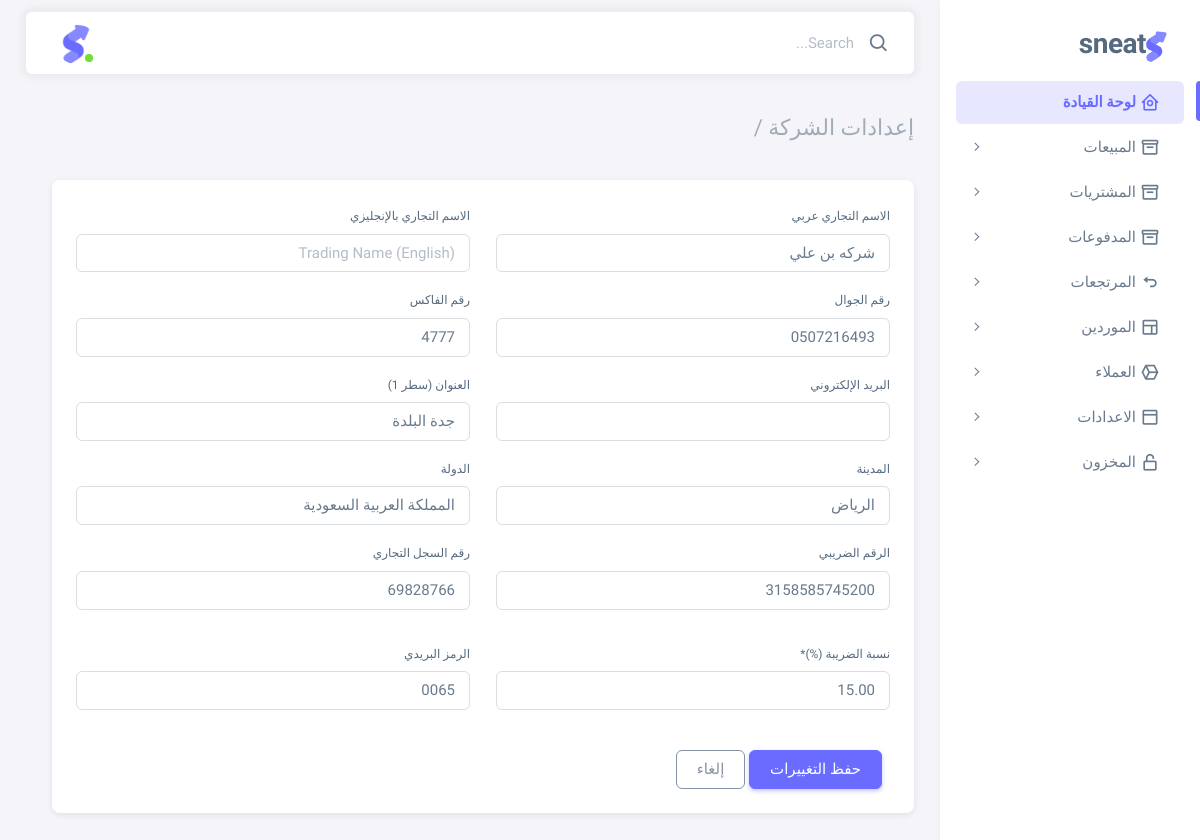
The app's page /company-settings/, older data.
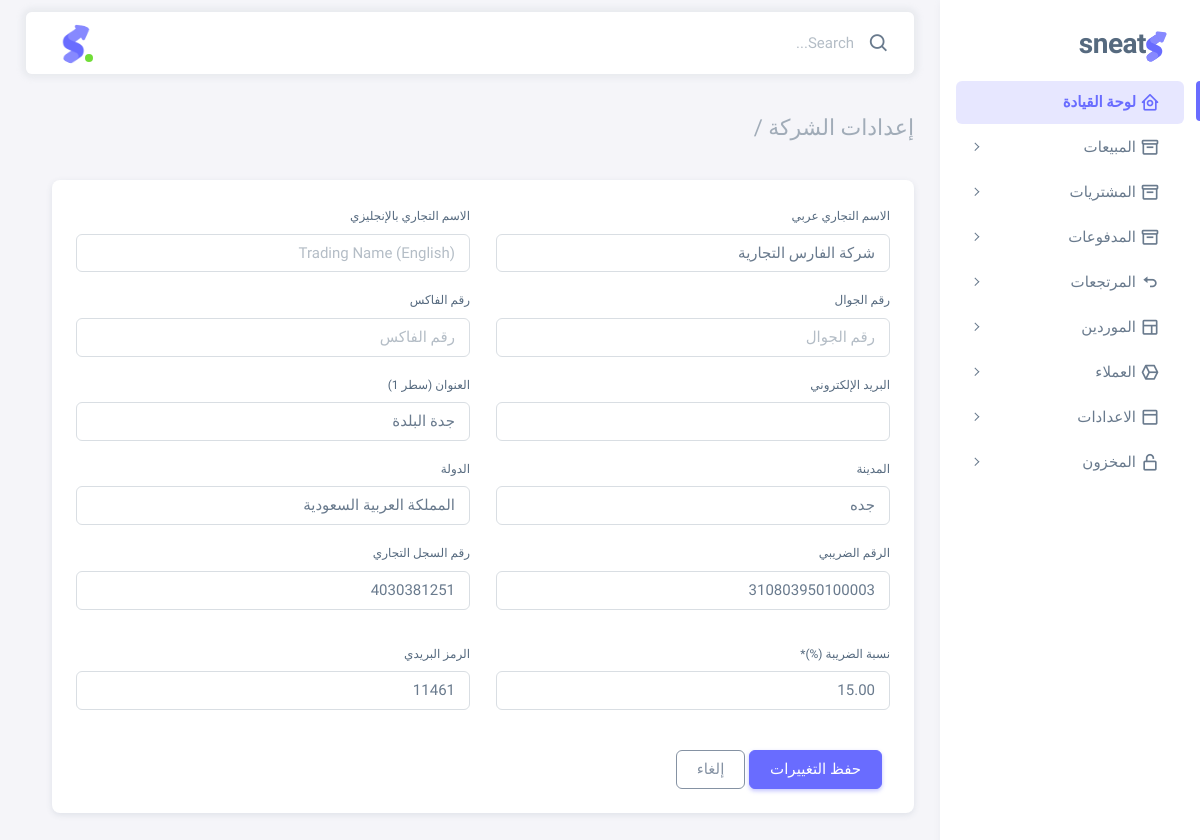
The same page, newer data.
### invoices/models.py (models this page shows, shortened)
class CompanySettings(models.Model):
    name = models.CharField(
        max_length=255,
        null=True,
        blank=True,
        verbose_name="الاسم التجاري عربي"
    )
    en_name = models.CharField(
        max_length=255,
        null=True,
        blank=True,
        verbose_name="الاسم التجاري بالإنجليزي"
    )
    email = models.EmailField(
        null=True,
        blank=True,
        verbose_name="البريد الإلكتروني"
    )
    phone = models.CharField(
        max_length=20,
        null=True,
        blank=True,
        verbose_name="رقم الجوال"
    )
    fax = models.CharField(
        max_length=20,
        null=True,
        blank=True,
        verbose_name="رقم الفاكس"
    )
    address = models.CharField(
        max_length=255,
        null=True,
        blank=True,
        verbose_name="العنوان (سطر 1)"
    )
    city = models.CharField(
        max_length=100,
        null=True,
        blank=True,
        verbose_name="المدينة"
    )
    postal_code = models.CharField(
        max_length=9,
        null=True,
        blank=True,
        verbose_name="الرمز البريدي"
    )
    country = models.CharField(
        max_length=100,
        null=True,
        blank=True,
        default="المملكة العربية السعودية",
        verbose_name="الدولة"
    )
    vat_number = models.CharField(
        max_length=50,
        null=True,
        blank=True,
        verbose_name="الرقم الضريبي"
    )
    cr_number = models.CharField(
        max_length=50,
        null=True,
        blank=True,
        verbose_name="رقم السجل التجاري"
    )
    vat_rate = models.DecimalField(
        max_digits=4,
        decimal_places=2,
        default=15.00,
        verbose_name="نسبة الضريبة (%)"
    )
    logo = models.ImageField(
        upload_to='logos/',
        null=True,
        blank=True,
        verbose_name="شعار المنشأة"
    )
    class Meta:
        verbose_name = "إعدادات المنشأة"
        verbose_name_plural = "إعدادات المنشآت"

### invoices/views.py (the view)
# urls.py: path('company-settings/', views.company_settings, name='company_settings'),
def company_settings(request):
    company_settings, created = CompanySettings.objects.get_or_create(pk=1)
    if request.method == 'POST':
        form = CompanySettingsForm(request.POST, request.FILES, instance=company_settings)
        if form.is_valid():
            form.save()
            messages.success(request, 'تم حفظ إعدادات الشركة بنجاح')
            return redirect('company_settings')
    else:
        form = CompanySettingsForm(instance=company_settings)
    context = {
        'form': form,
        'title': 'إعدادات الشركة',
        'is_settings_page': True,  # لتمييز أن هذه صفحة الإعدادات
    }
    return render(request, 'company_settings.html', context)

### invoices/templates/company_settings.html (shortened to what this page needs)
{% extends 'base.html' %}
{% load static %}
{% load crispy_forms_tags %}
{% block content %}
    <h4 class="fw-bold py-3 mb-4">
      <span class="text-muted fw-light">إعدادات الشركة /</span>
    </h4>
    <div class="row">
      <div class="col-md-12">
        <div class="card mb-4">
          <div class="card-body">
            <form id="formAccountSettings" method="post" enctype="multipart/form-data">
              <div class="row">
                <div class="col-md-6">
                  {{ form.name|as_crispy_field }}
                </div>
                <div class="col-md-6">
                  {{ form.en_name|as_crispy_field }}
                </div>
                <div class="col-md-6">
                  {{ form.phone|as_crispy_field }}
                </div>
                <div class="col-md-6">
                  {{ form.fax|as_crispy_field }}
                </div>
                <div class="col-md-6">
                  {{ form.email|as_crispy_field }}
                </div>
                <div class="col-md-6">
                  {{ form.address|as_crispy_field }}
                </div>
                <div class="col-md-6">
                  {{ form.city|as_crispy_field }}
                </div>
                <div class="col-md-6">
                  {{ form.country|as_crispy_field }}
                </div>
                <div class="col-md-6">
                  {{ form.vat_number|as_crispy_field }}
                </div>
                <div class="mb-3 col-md-6">
                  {{ form.cr_number|as_crispy_field }}
                </div>
                <div class="mb-3 col-md-6">
                  {{ form.vat_rate|as_crispy_field }}
                </div>
                <div class="mb-3 col-md-6">
                  {{ form.postal_code|as_crispy_field }}
                </div>
              </div>
              <div class="mt-2">
                <button type="submit" class="btn btn-primary me-2">حفظ التغييرات</button>
                <button type="reset" class="btn btn-outline-secondary">إلغاء</button>
              </div>
            </form>
          </div>
        </div>
      </div>
    </div>
{% endblock %}

Row changes from the older to the newer data that the page shows:
changed CompanySettings "جدة البلدة": name "شركه بن علي" → "شركة الفارس التجارية"; phone "0507216493" → (not shown); fax "4777" → (not shown); city "الرياض" → "جده"; vat_number "3158585745200" → "310803950100003"; cr_number "69828766" → "4030381251"; postal_code "0065" → "11461"
